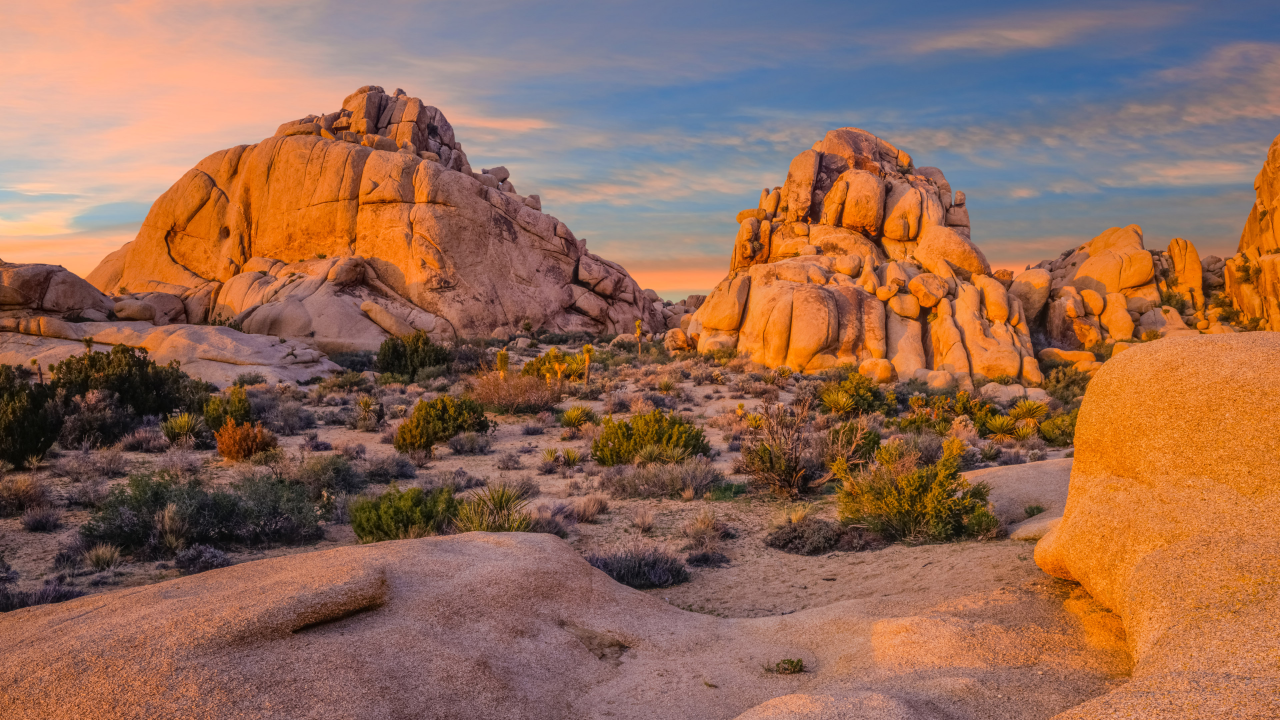
#> input picture img_minhhoa.jpg, 3840 x 2160 px (shown at 1/3 size)
$ python baitap1_opencv.py
#> lines starting #> are read from the running program, lines starting #| are printed output that depends on the picture
### utils/logger.py
"""
Logging utilities for the application.
"""

import logging
from datetime import datetime
import os

def setup_logging(log_dir='logs', logger_name='baitap1', log_prefix='baitap1_log'):
    """Thiết lập logging để ghi lại quá trình thực thi

    Args:
        log_dir: Thư mục chứa các file log, mặc định là 'logs'
        logger_name: Tên của logger, mặc định là 'baitap1'
        log_prefix: Tiền tố cho tên file log, mặc định là 'baitap1_log'

    Returns:
        Logger object đã được cấu hình
    """
    # Tạo thư mục logs nếu chưa tồn tại
    if not os.path.exists(log_dir):
        os.makedirs(log_dir)

    # Tạo tên file log với timestamp
    log_filename = f"{log_prefix}_{datetime.now().strftime('%Y%m%d_%H%M%S')}.txt"
    log_path = os.path.join(log_dir, log_filename)

    # Tạo logger
    logger = logging.getLogger(logger_name)
    logger.setLevel(logging.INFO)

    # Xóa các handler cũ nếu có
    if logger.handlers:
        logger.handlers.clear()

    # Tạo file handler
    file_handler = logging.FileHandler(log_path, encoding='utf-8')
    file_handler.setLevel(logging.INFO)

    # Tạo console handler
    console_handler = logging.StreamHandler()
    console_handler.setLevel(logging.INFO)

    # Tạo formatter
    formatter = logging.Formatter('%(asctime)s - %(levelname)s - %(message)s')
    file_handler.setFormatter(formatter)
    console_handler.setFormatter(formatter)

    # Thêm handlers vào logger
    logger.addHandler(file_handler)
    logger.addHandler(console_handler)

    return logger

### baitap1_opencv.py
"""
Bài tập xử lý ảnh cơ bản với OpenCV - Sử dụng các hàm có sẵn của OpenCV
Dùng để so sánh với phiên bản tự viết các thuật toán
"""

import cv2
import numpy as np
import os
import time
import argparse
import logging

# Import setup_logging từ utils.logger
from utils.logger import setup_logging

# [19 lines left out: function resize_image_for_display, not called in this run]

def display_image(image, window_name, wait_time=1000):
    """Hiển thị ảnh trong cửa sổ"""
    cv2.namedWindow(window_name, cv2.WINDOW_NORMAL)
    cv2.imshow(window_name, image)
    cv2.waitKey(wait_time)
    # Đóng cửa sổ sau khi hiển thị để tránh quá nhiều cửa sổ mở cùng lúc
    cv2.destroyWindow(window_name)

# [30 lines left out: functions save_results, list_saved_files, not called in this run]

def main(show_images=True):
    """Hàm chính của chương trình"""
#> called with show_images = True
    # Thiết lập logging với tên logger và tiền tố file log tùy chỉnh
    logger = setup_logging(log_dir='logs', logger_name='opencv_compare', log_prefix='opencv_log')

    start_time = time.time()
    logger.info("Bắt đầu chương trình xử lý ảnh (sử dụng hàm có sẵn của OpenCV)")

    # Hàm hiển thị ảnh tùy theo tham số show_images
    def show_image(img, title):
        if show_images:
            display_image(img, title)
        else:
            logger.info(f"Bỏ qua hiển thị: {title}")

    # Kiểm tra thư mục hiện tại
    logger.info(f"Thư mục làm việc hiện tại: {os.getcwd()}")

    # 1. Đọc ảnh
    logger.info("Đang đọc ảnh...")
    img = cv2.imread('img_minhhoa.jpg')
#> img is the input picture: shape (2160, 3840, 3); mean B, G, R 86.2, 106.4, 149
    if img is None:
        logger.error("Không thể đọc ảnh. Vui lòng kiểm tra đường dẫn.")
        return

    logger.info(f"Đọc ảnh thành công. Kích thước: {img.shape}")

    # Sử dụng ảnh với kích thước gốc
    logger.info("Sử dụng ảnh với kích thước gốc để xử lý...")

    # Hiển thị ảnh gốc
    show_image(img, '1. Ảnh gốc (OpenCV)')

    # 2. Chuyển sang ảnh xám (sử dụng hàm có sẵn của OpenCV)
    logger.info("Đang chuyển đổi sang ảnh xám (sử dụng hàm có sẵn của OpenCV)...")
    img_gray = cv2.cvtColor(img, cv2.COLOR_BGR2GRAY)
    show_image(img_gray, '2. Ảnh xám (OpenCV)')

    # 3. Xử lý ảnh trong không gian màu RGB
    logger.info("Đang áp dụng các kỹ thuật xử lý ảnh trong không gian màu RGB...")

    # Tăng độ sáng sử dụng convertScaleAbs
    logger.info("Tăng độ sáng (RGB) sử dụng convertScaleAbs...")
    alpha = 1.0  # Độ tương phản
    beta = 50    # Độ sáng
    img_bright = cv2.convertScaleAbs(img, alpha=alpha, beta=beta)
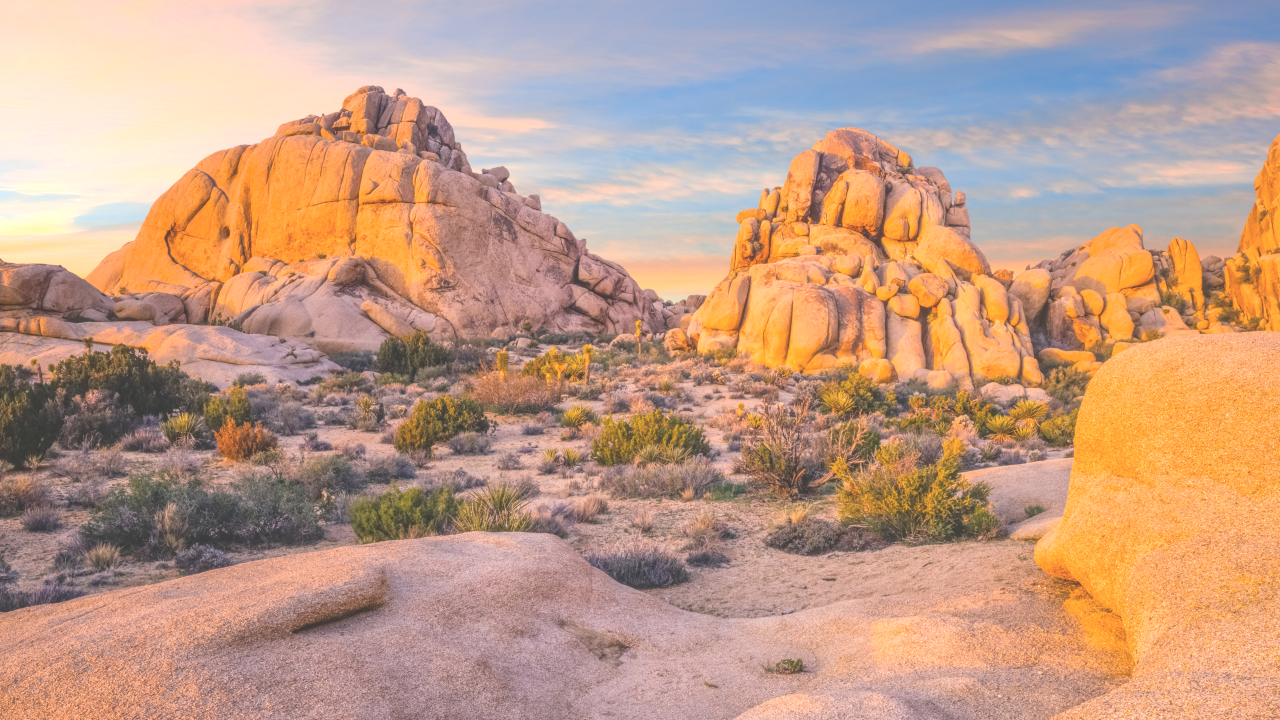
#> img_bright: shape (2160, 3840, 3) (shown at 1/3 size); mean B, G, R 136.2, 156.4, 193
    show_image(img_bright, '3a. Tăng độ sáng (RGB) - OpenCV')

    # Biến đổi âm bản sử dụng bitwise_not
    logger.info("Biến đổi âm bản (RGB) sử dụng bitwise_not...")
    img_negative = cv2.bitwise_not(img)
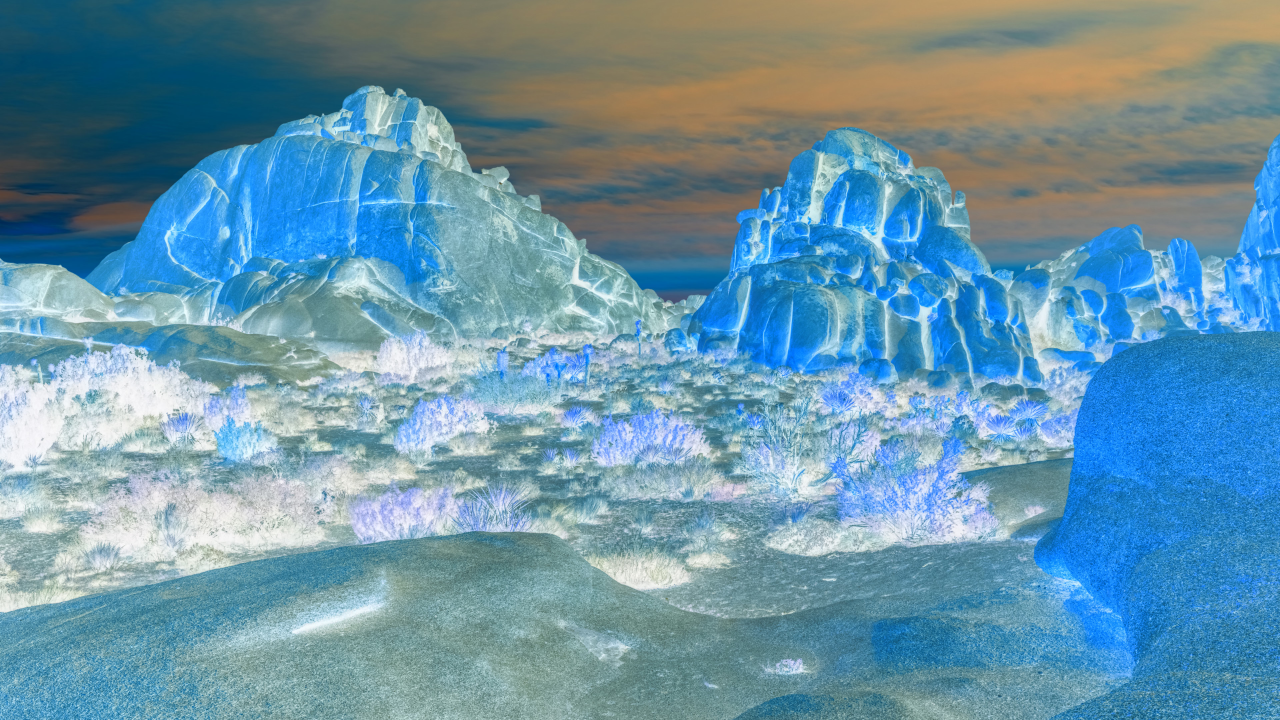
#> img_negative: shape (2160, 3840, 3) (shown at 1/3 size); mean B, G, R 168.8, 148.6, 106
    show_image(img_negative, '3b. Âm bản (RGB) - OpenCV')

    # 4. Xử lý ảnh trong không gian màu HSV
    logger.info("Đang áp dụng các kỹ thuật xử lý ảnh trong không gian màu HSV...")

    # Chuyển đổi sang HSV
    img_hsv = cv2.cvtColor(img, cv2.COLOR_BGR2HSV)
#> img_hsv: shape (2160, 3840, 3); mean H, S, V 45.6, 117.8, 155.1

    # Tăng độ sáng HSV (kênh V) - phương pháp cơ bản
    logger.info("Tăng độ sáng (HSV) bằng cách tăng kênh V...")
    img_bright_hsv = img_hsv.copy()
    img_bright_hsv[:, :, 2] = cv2.add(img_bright_hsv[:, :, 2], 50)  # Tăng kênh V
#> img_bright_hsv: shape (2160, 3840, 3); mean H, S, V 45.6, 117.8, 199.2
    img_bright_hsv_bgr = cv2.cvtColor(img_bright_hsv, cv2.COLOR_HSV2BGR)
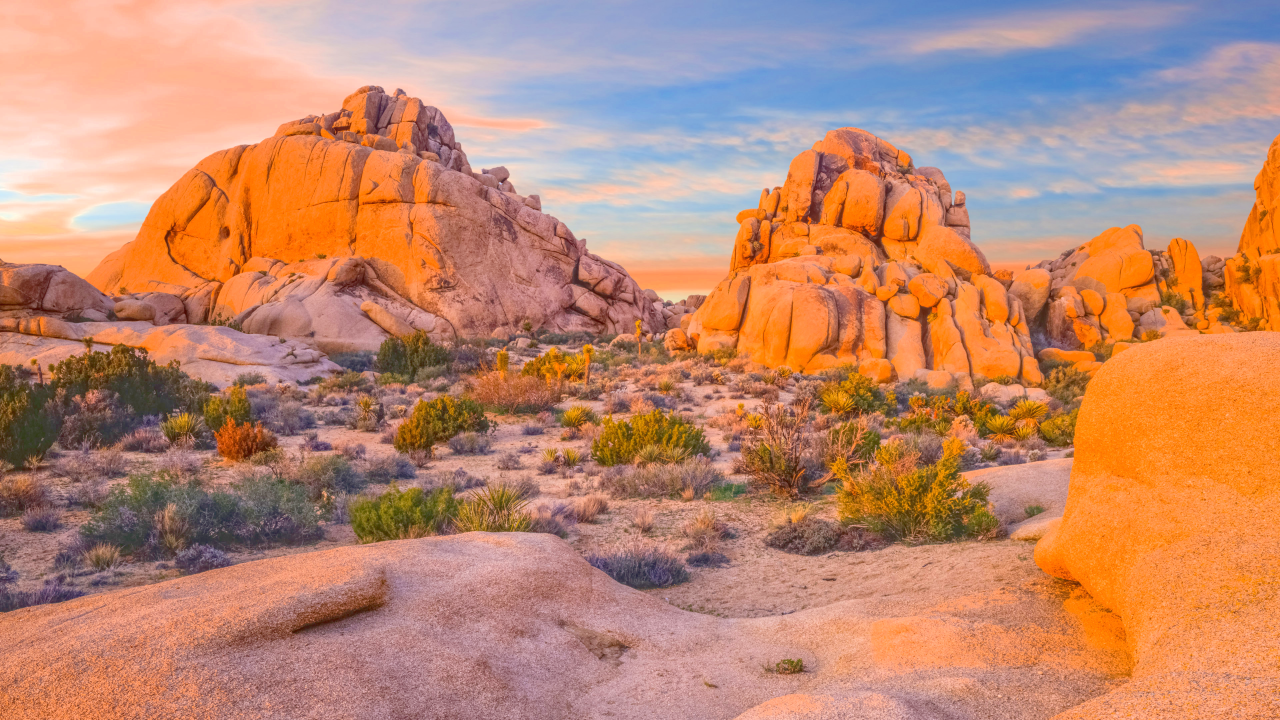
#> img_bright_hsv_bgr: shape (2160, 3840, 3) (shown at 1/3 size); mean B, G, R 112.9, 137.1, 190.9
    show_image(img_bright_hsv_bgr, '4a. Tăng độ sáng (HSV) - OpenCV')

    # Tăng độ sáng HSV với gamma correction
    logger.info("Tăng độ sáng (HSV) với gamma correction...")
    img_bright_hsv_gamma = img_hsv.copy()

    # Tạo bảng LUT (Look-Up Table) cho gamma correction
    gamma = 0.7
    lut = np.zeros(256, dtype=np.uint8)
    for i in range(256):
        # Chuẩn hóa, áp dụng gamma, tăng độ sáng, và đảm bảo giá trị trong khoảng [0, 255]
        lut[i] = np.clip(int(((i / 255.0) ** (1.0/gamma)) * 255.0 + 50), 0, 255)

    # Áp dụng LUT cho kênh V
    img_bright_hsv_gamma[:, :, 2] = cv2.LUT(img_bright_hsv_gamma[:, :, 2], lut)
#> img_bright_hsv_gamma: shape (2160, 3840, 3); mean H, S, V 45.6, 117.8, 176
    img_bright_hsv_gamma_bgr = cv2.cvtColor(img_bright_hsv_gamma, cv2.COLOR_HSV2BGR)
    show_image(img_bright_hsv_gamma_bgr, '4a1. Tăng độ sáng (HSV) với gamma=0.7 - OpenCV')

    # Tăng độ sáng HSV với bảo vệ vùng sáng
    logger.info("Tăng độ sáng (HSV) với bảo vệ vùng sáng...")
    img_bright_hsv_protected = img_hsv.copy()
    v_channel = img_bright_hsv_protected[:, :, 2]

    # Tạo bảng LUT cho bảo vệ vùng sáng
    lut_protected = np.zeros(256, dtype=np.uint8)
    for i in range(256):
        if i > 200:
            # Giảm dần hệ số tăng sáng cho các vùng sáng
            factor = 1.0 - (i - 200) / 55.0
            factor = max(0.0, min(1.0, factor))
            lut_protected[i] = np.clip(i + int(50 * factor), 0, 255)
        else:
            # Tăng sáng bình thường cho các vùng không quá sáng
            lut_protected[i] = np.clip(i + 50, 0, 255)

    # Áp dụng LUT cho kênh V
    img_bright_hsv_protected[:, :, 2] = cv2.LUT(v_channel, lut_protected)
#> img_bright_hsv_protected: shape (2160, 3840, 3); mean H, S, V 45.6, 117.8, 198.5
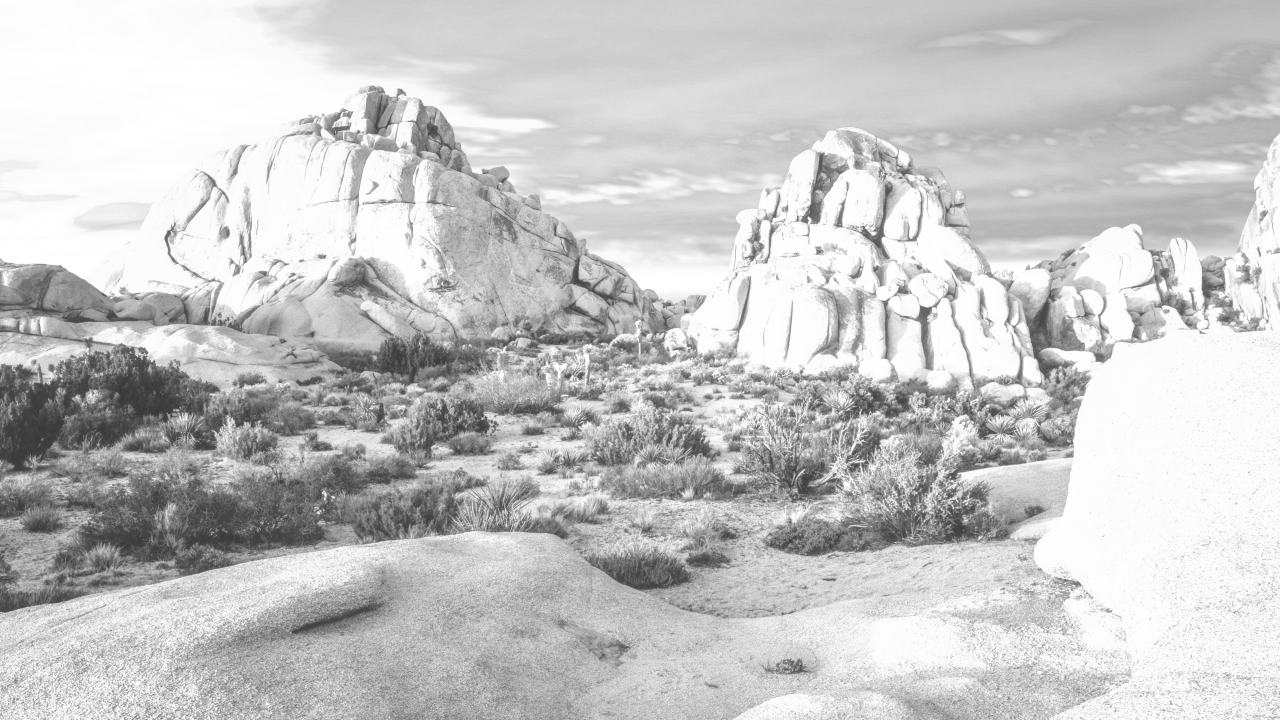
#> v_channel: shape (2160, 3840) (shown at 1/3 size); min 51, max 255, mean 198.5
    img_bright_hsv_protected_bgr = cv2.cvtColor(img_bright_hsv_protected, cv2.COLOR_HSV2BGR)
    show_image(img_bright_hsv_protected_bgr, '4a2. Tăng độ sáng (HSV) với bảo vệ vùng sáng - OpenCV')

    # Tăng độ sáng HSV với chế độ thích ứng
    logger.info("Tăng độ sáng (HSV) với chế độ thích ứng...")
    img_bright_hsv_adaptive = img_hsv.copy()
    v_channel = img_bright_hsv_adaptive[:, :, 2]

    # Tính giá trị trung bình của kênh V sử dụng OpenCV
    mean_v = cv2.mean(v_channel)[0]

    # Điều chỉnh giá trị tăng sáng dựa trên độ sáng trung bình
    # Nếu ảnh tối, tăng nhiều hơn; nếu ảnh sáng, tăng ít hơn
    adaptive_value = int(50 * (1.0 - mean_v / 255.0) * 2.0)
    adaptive_value = max(min(adaptive_value, 100), 25)  # Giới hạn trong khoảng [25, 100]

    # Áp dụng tăng sáng thích ứng
    img_bright_hsv_adaptive[:, :, 2] = cv2.add(v_channel, adaptive_value)
    img_bright_hsv_adaptive_bgr = cv2.cvtColor(img_bright_hsv_adaptive, cv2.COLOR_HSV2BGR)
    show_image(img_bright_hsv_adaptive_bgr, '4a3. Tăng độ sáng (HSV) với chế độ thích ứng - OpenCV')

    # Tăng độ bão hòa HSV (kênh S)
    logger.info("Tăng độ bão hòa (HSV) bằng cách tăng kênh S...")
    img_saturated_hsv = img_hsv.copy()
    img_saturated_hsv[:, :, 1] = cv2.add(img_saturated_hsv[:, :, 1], 50)  # Tăng kênh S
    img_saturated_hsv_bgr = cv2.cvtColor(img_saturated_hsv, cv2.COLOR_HSV2BGR)
    show_image(img_saturated_hsv_bgr, '4b. Tăng độ bão hòa (HSV) - OpenCV')

    # 5. Cân bằng histogram
    logger.info("Đang thực hiện cân bằng histogram sử dụng equalizeHist...")
    img_equalized = cv2.equalizeHist(img_gray)
    show_image(img_equalized, '5. Cân bằng histogram - OpenCV')

    # 6. Lọc ảnh
    logger.info("Đang áp dụng bộ lọc trung bình sử dụng blur...")
    img_mean_filtered = cv2.blur(img_gray, (3, 3))  # Kernel 3x3
    show_image(img_mean_filtered, '6a. Lọc trung bình - OpenCV')

    logger.info("Đang áp dụng bộ lọc trung vị sử dụng medianBlur...")
    img_median_filtered = cv2.medianBlur(img_gray, 3)  # Kernel 3x3
    show_image(img_median_filtered, '6b. Lọc trung vị - OpenCV')

    # Lưu kết quả
    logger.info("Đang lưu kết quả...")
    images_to_save = {
        '1_anh_goc.jpg': img,
        '2_anh_xam.jpg': img_gray,
        '3a_tang_do_sang_rgb.jpg': img_bright,
        '3b_am_ban_rgb.jpg': img_negative,
        '4a_tang_do_sang_hsv.jpg': img_bright_hsv_bgr,
        '4a1_tang_do_sang_hsv_gamma.jpg': img_bright_hsv_gamma_bgr,
        '4a2_tang_do_sang_hsv_protected.jpg': img_bright_hsv_protected_bgr,
        '4a3_tang_do_sang_hsv_adaptive.jpg': img_bright_hsv_adaptive_bgr,
        '4b_tang_do_bao_hoa_hsv.jpg': img_saturated_hsv_bgr,
        '5_can_bang_histogram.jpg': img_equalized,
        '6a_loc_trung_binh.jpg': img_mean_filtered,
        '6b_loc_trung_vi.jpg': img_median_filtered
    }

    saved_files = save_results(images_to_save, output_dir='output_opencv')
    logger.info("Lưu kết quả thành công.")

    # Liệt kê các tệp đã lưu
    logger.info("Danh sách các tệp đã lưu:")
    for file_info in list_saved_files(saved_files):
        logger.info(file_info)

    # Tính thời gian thực thi
    end_time = time.time()
    execution_time = end_time - start_time
    logger.info(f"Thời gian thực thi: {execution_time:.2f} giây")

    logger.info("Chương trình sẽ tự động đóng cửa sổ sau 3 giây...")
    # Đợi 3 giây rồi tự động đóng tất cả cửa sổ
    cv2.waitKey(3000)
    cv2.destroyAllWindows()
    logger.info("Chương trình hoàn thành.")

if __name__ == "__main__":
    # Tạo parser để xử lý tham số dòng lệnh
    parser = argparse.ArgumentParser(description='Chương trình xử lý ảnh sử dụng hàm có sẵn của OpenCV')
    parser.add_argument('--no-display', action='store_true',
                        help='Không hiển thị ảnh trong quá trình xử lý')

    args = parser.parse_args()

    # Gọi hàm main với tham số show_images phù hợp
    main(show_images=not args.no_display)

    print("Chương trình đã hoàn thành. Xem kết quả trong thư mục output_opencv và logs.")

$ run again, with images/apple.jpg copied over img_minhhoa.jpg
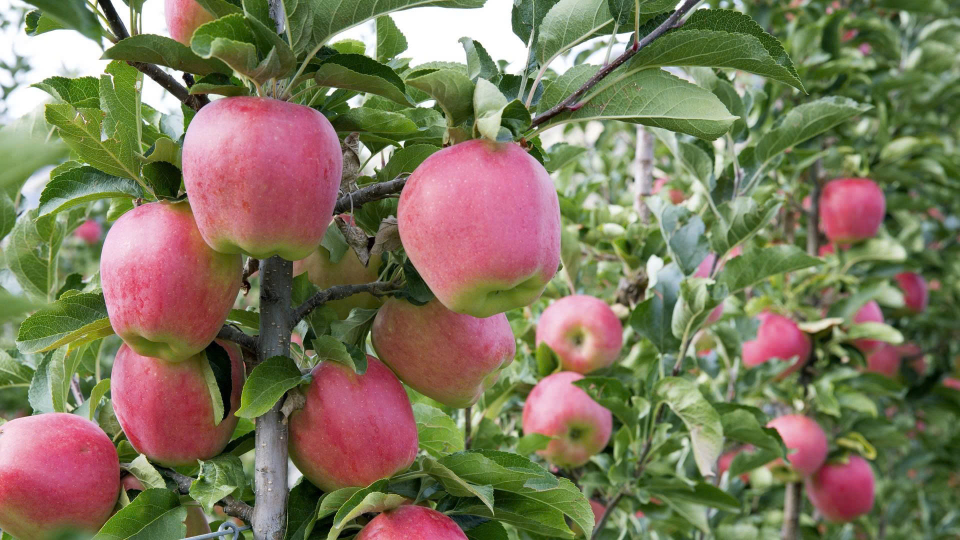
#> input picture images/apple.jpg, 1920 x 1080 px (shown at 1/2 size)
#> in main, img is the input picture: shape (1080, 1920, 3); mean B, G, R 91.1, 118.6, 126.1
#> img_hsv: shape (1080, 1920, 3); mean H, S, V 65.8, 110.1, 140.1
#> img_bright_hsv: shape (1080, 1920, 3); mean H, S, V 65.8, 110.1, 186.3
#> in main, `img_bright_hsv_bgr = cv2.cvtColor(img_bright_hsv, cv2.COLOR_HSV2BGR)`:
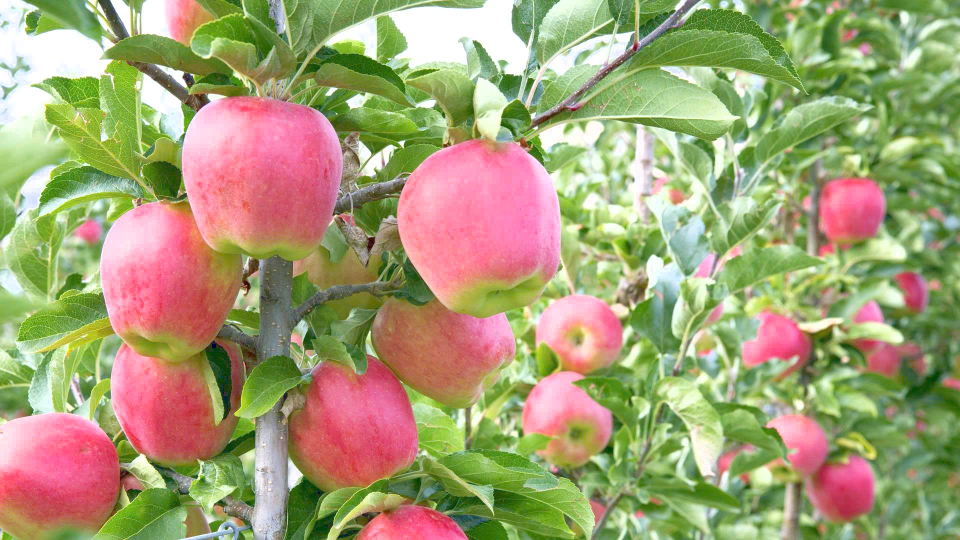
#> img_bright_hsv_bgr: shape (1080, 1920, 3) (shown at 1/2 size); mean B, G, R 117.1, 159.2, 165.4
#> img_bright_hsv_gamma: shape (1080, 1920, 3); mean H, S, V 65.8, 110.1, 160.4
#> img_bright_hsv_protected: shape (1080, 1920, 3); mean H, S, V 65.8, 110.1, 185.9
#> in main, `img_bright_hsv_protected[:, :, 2] = cv2.LUT(v_channel, lut_protected)`:
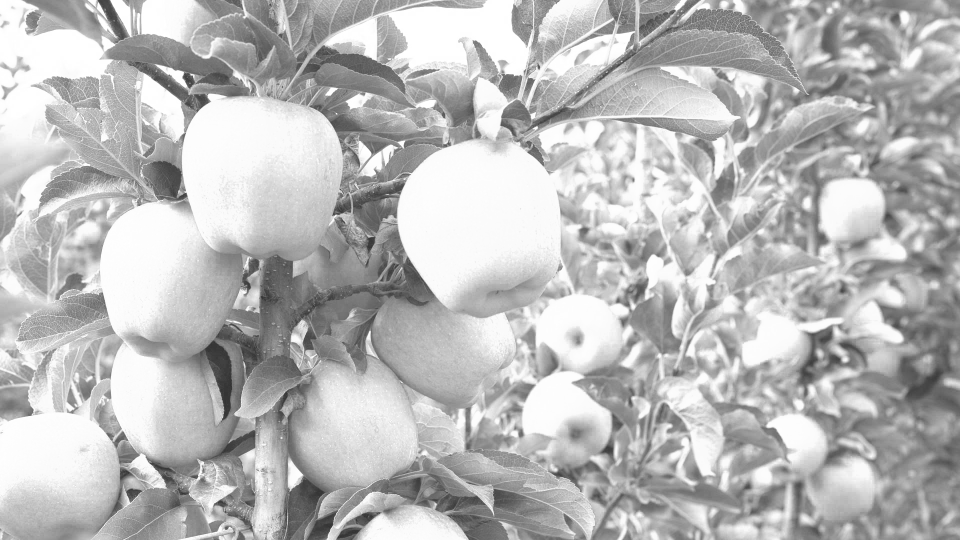
#> v_channel: shape (1080, 1920) (shown at 1/2 size); min 50, max 255, mean 185.9
